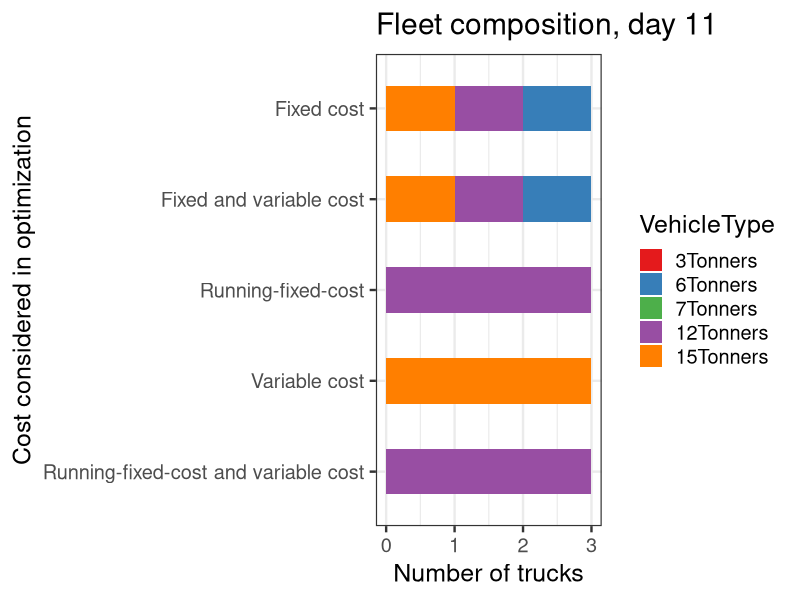
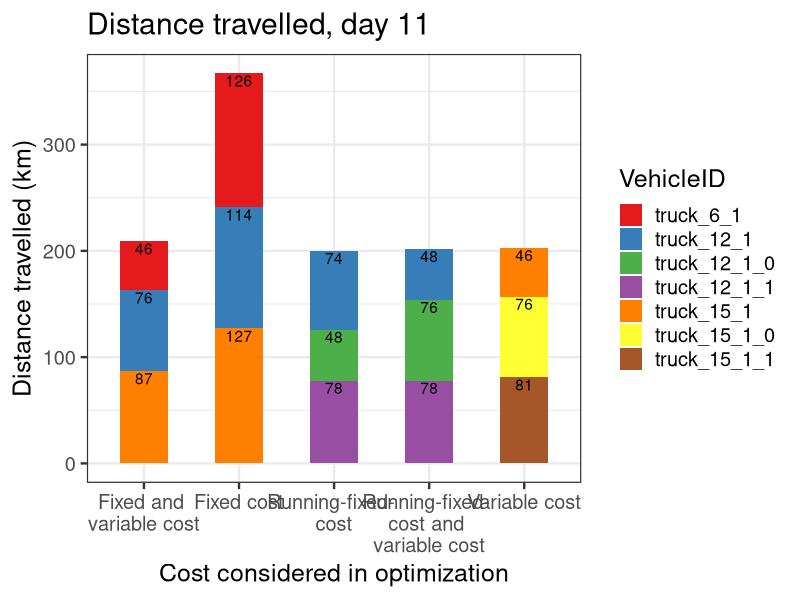
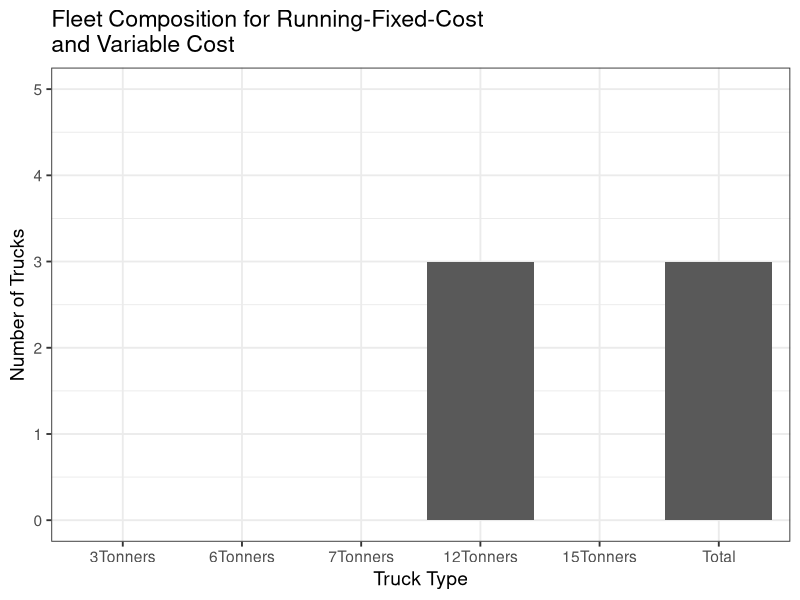
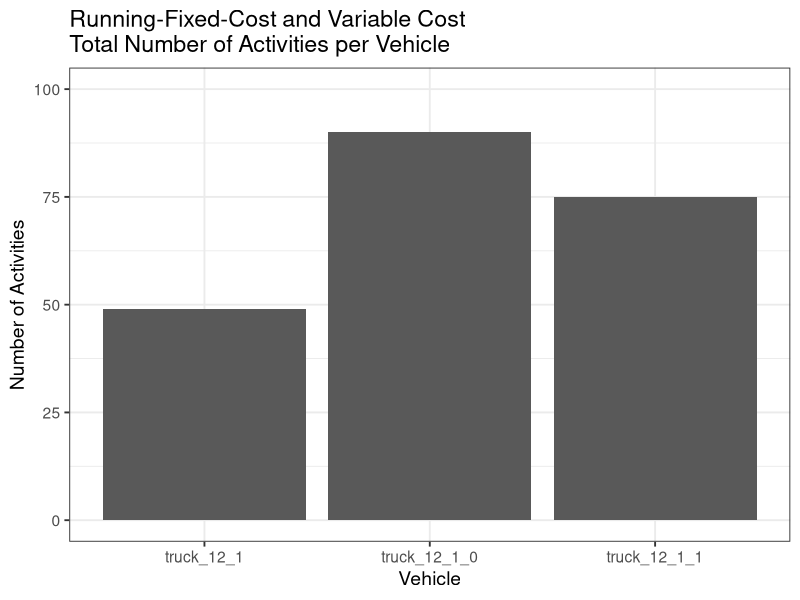
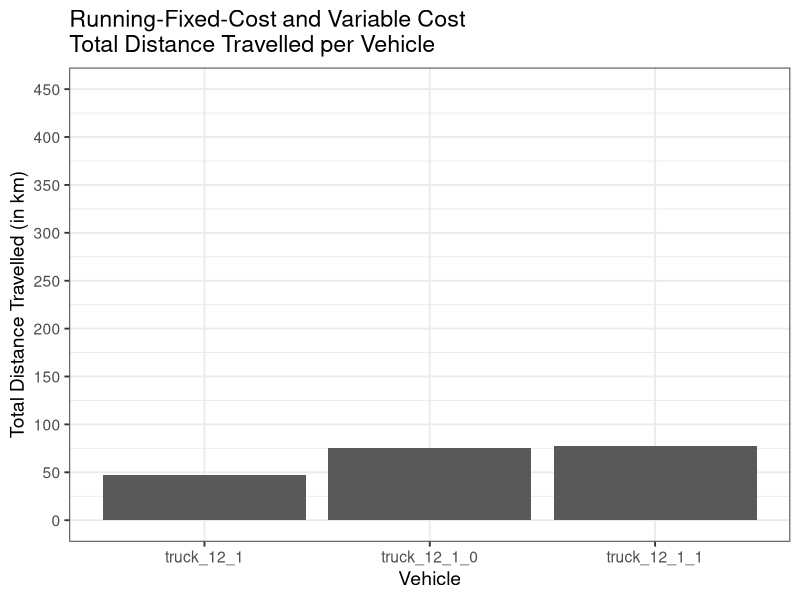
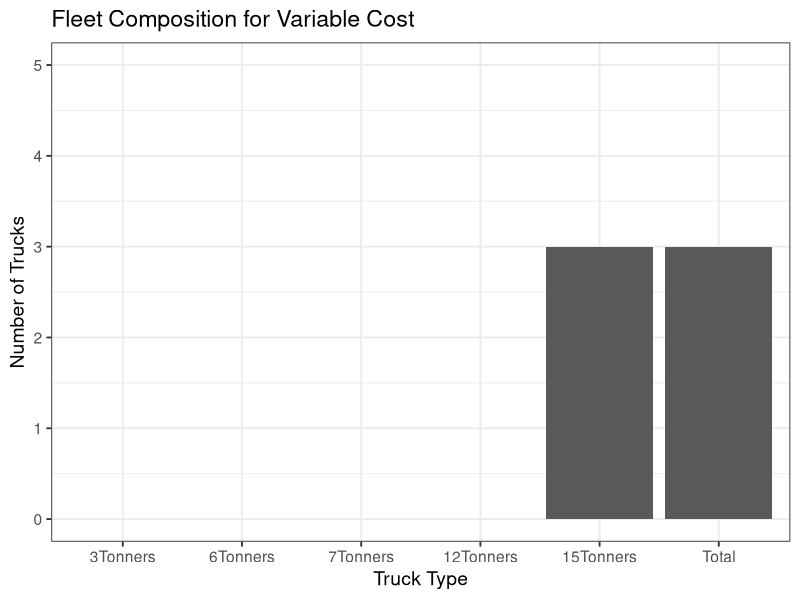
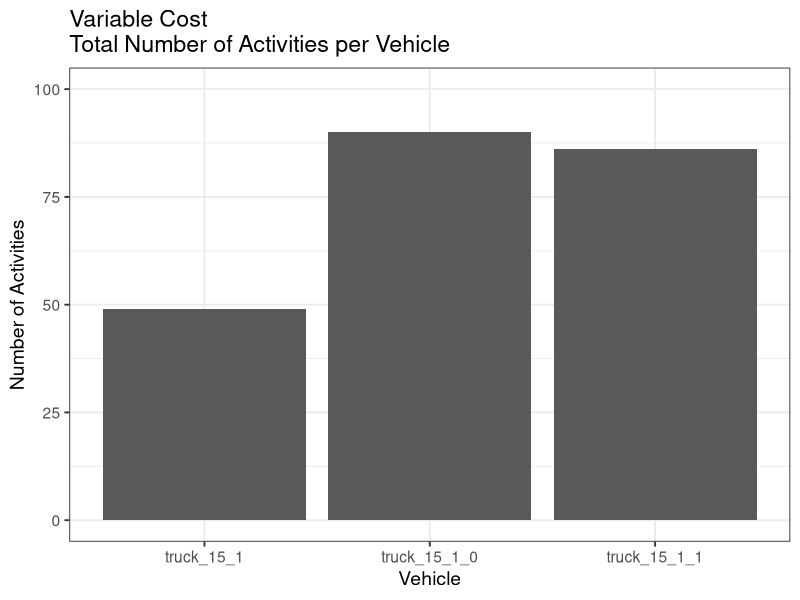
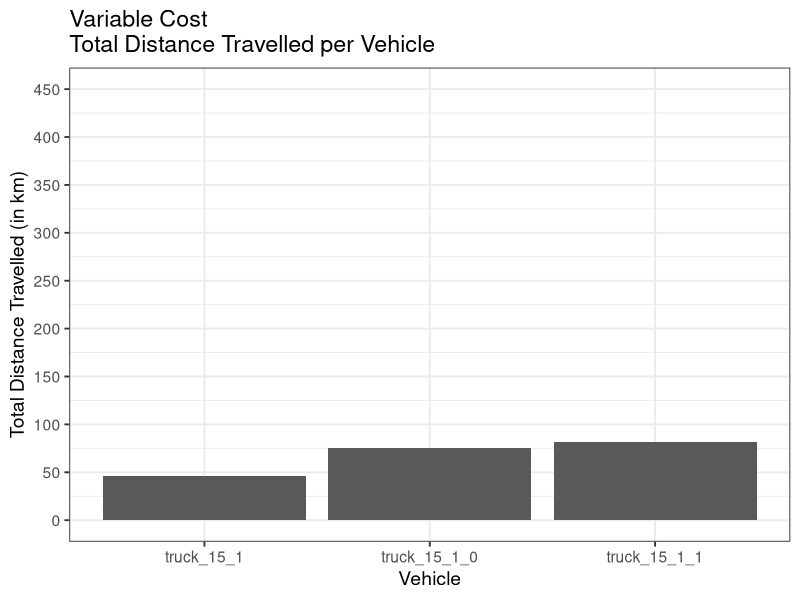

Recreate these plots in R, in order.
##Set working directory to where the output files for MyCarrierPlanInterpreter.java are
setwd("/home/frans/Documents/BPJ420/CarrierPlanInterpreter/Day11")

##Load ggplot2 package for plotting data 
library(ggplot2)

##Load xtable package to generate LaTeX code for tables
library(xtable)

##RUNNING-FIXED COSTS AND VARIABLE COSTS
##Read in the .csv file containing data about the fleet composition for running fixed costs and variable costs
FSMinfoRunFixAndVar <- read.csv("Day11_80_vehicleTypesFixedRunningAndVariablesumValues.csv")

##Make Seperate tables for each type of truck for running fixed costs and variable costs
RunFixAndVarThreeTonners <- FSMinfoRunFixAndVar[grep("truck_3",FSMinfoRunFixAndVar$vehId),]
RunFixAndVarSixTonners <- FSMinfoRunFixAndVar[grep("truck_6",FSMinfoRunFixAndVar$vehId),]
RunFixAndVarSevenTonners <- FSMinfoRunFixAndVar[grep("truck_7",FSMinfoRunFixAndVar$vehId),]
RunFixAndVarTwelveTonners <- FSMinfoRunFixAndVar[grep("truck_12",FSMinfoRunFixAndVar$vehId),]
RunFixAndVarFifteenTonners <- FSMinfoRunFixAndVar[grep("truck_15",FSMinfoRunFixAndVar$vehId),]

##Make a table indicating how many vehicles of each type was specified for running fixed costs and variable costs
CollumnNames <- c("3Tonners", "6Tonners", "7Tonners", "12Tonners", "15Tonners")
TruckTotals <- data.frame(matrix(nrow=0, ncol=5))
TruckTotals <- rbind(c(length(RunFixAndVarThreeTonners$vehId),length(RunFixAndVarSixTonners$vehId),length(RunFixAndVarSevenTonners$vehId),length(RunFixAndVarTwelveTonners$vehId),length(RunFixAndVarFifteenTonners$vehId)))
colnames(TruckTotals) <- CollumnNames
rownames(TruckTotals) <- "RunFixAndVar"

##VARIABLE COSTS ONLY
##Read in the .csv file containing data about the fleet composition for variable costs only
FSMinfoVar <- read.csv("Day11_80_vehicleTypesOnlyVariablesumValues.csv")

##Make Seperate tables for each type of truck for variable costs only
VarThreeTonners <- FSMinfoVar[grep("truck_3",FSMinfoVar$vehId),]
VarSixTonners <- FSMinfoVar[grep("truck_6",FSMinfoVar$vehId),]
VarSevenTonners <- FSMinfoVar[grep("truck_7",FSMinfoVar$vehId),]
VarTwelveTonners <- FSMinfoVar[grep("truck_12",FSMinfoVar$vehId),]
VarFifteenTonners <- FSMinfoVar[grep("truck_15",FSMinfoVar$vehId),]

##Append the data for using variable cost only to the TruckTotals data.frame
TruckTotals <- rbind(TruckTotals,c(length(VarThreeTonners$vehId),length(VarSixTonners$vehId),length(VarSevenTonners$vehId),length(VarTwelveTonners$vehId),length(VarFifteenTonners$vehId)))
rownames(TruckTotals) <- c("RunFixAndVar","VarOnly")


##RUNNING FIXED COSTS ONLY
##Read in the .csv file containing data about the fleet composition for running fixed cost only
FSMinfoRunFix <- read.csv("Day11_80_vehicleTypesOnlyFixedRunningsumValues.csv")

##Make Seperate tables for each type of truck for fixed cost only
RunFixThreeTonners <- FSMinfoRunFix[grep("truck_3",FSMinfoRunFix$vehId),]
RunFixSixTonners <- FSMinfoRunFix[grep("truck_6",FSMinfoRunFix$vehId),]
RunFixSevenTonners <- FSMinfoRunFix[grep("truck_7",FSMinfoRunFix$vehId),]
RunFixTwelveTonners <- FSMinfoRunFix[grep("truck_12",FSMinfoRunFix$vehId),]
RunFixFifteenTonners <- FSMinfoRunFix[grep("truck_15",FSMinfoRunFix$vehId),]

##Append the data for using variable cost only to the TruckTotals data.frame
TruckTotals <- rbind(TruckTotals,c(length(RunFixThreeTonners$vehId),length(RunFixSixTonners$vehId),length(RunFixSevenTonners$vehId),length(RunFixTwelveTonners$vehId),length(RunFixFifteenTonners$vehId)))
rownames(TruckTotals) <- c("RunFixAndVar","VarOnly","RunFixOnly")


##FIXED COSTS AND VARIABLE COSTS
##Read in the .csv file containing data about the fleet composition for fixed cost and variable cost
FSMinfoFixAndVar <- read.csv("Day11_80_vehicleTypesAbsFixAndVarsumValues.csv")

##Make Seperate tables for each type of truck for fixed and variable cost 
FixAndVarThreeTonners <- FSMinfoFixAndVar[grep("truck_3",FSMinfoFixAndVar$vehId),]
FixAndVarSixTonners <- FSMinfoFixAndVar[grep("truck_6",FSMinfoFixAndVar$vehId),]
FixAndVarSevenTonners <- FSMinfoFixAndVar[grep("truck_7",FSMinfoFixAndVar$vehId),]
FixAndVarTwelveTonners <- FSMinfoFixAndVar[grep("truck_12",FSMinfoFixAndVar$vehId),]
FixAndVarFifteenTonners <- FSMinfoFixAndVar[grep("truck_15",FSMinfoFixAndVar$vehId),]

##Append the data for using fixed and variable cost to the TruckTotals data.frame
TruckTotals <- rbind(TruckTotals,c(length(FixAndVarThreeTonners$vehId),length(FixAndVarSixTonners$vehId),length(FixAndVarSevenTonners$vehId),length(FixAndVarTwelveTonners$vehId),length(FixAndVarFifteenTonners$vehId)))
rownames(TruckTotals) <- c("RunFixAndVar","VarOnly","RunFixOnly","FixAndVar")

##FIXED COST ONLY
##Read in the .csv file containing data about the fleet composition for fixed cost only
FSMinfoFix <- read.csv("Day11_80_vehicleTypesOnlyAbsFixsumValues.csv")

##Make Seperate tables for each type of truck for fixed cost only
FixThreeTonners <- FSMinfoFix[grep("truck_3",FSMinfoFixAndVar$vehId),]
FixSixTonners <- FSMinfoFix[grep("truck_6",FSMinfoFixAndVar$vehId),]
FixSevenTonners <- FSMinfoFix[grep("truck_7",FSMinfoFixAndVar$vehId),]
FixTwelveTonners <- FSMinfoFix[grep("truck_12",FSMinfoFixAndVar$vehId),]
FixFifteenTonners <- FSMinfoFix[grep("truck_15",FSMinfoFixAndVar$vehId),]

##Append the data for using fixed cost only to the TruckTotals data.frame
TruckTotals <- rbind(TruckTotals,c(length(FixThreeTonners$vehId),length(FixSixTonners$vehId),length(FixSevenTonners$vehId),length(FixTwelveTonners$vehId),length(FixFifteenTonners$vehId)))
rownames(TruckTotals) <- c("Running-fixed-cost and variable cost","Variable cost","Running-fixed-cost","Fixed and variable cost","Fixed cost")

##Adding a new column which shows total number of vehicles for each cost scenario
TruckTotals <- cbind(TruckTotals, rowSums(TruckTotals))
CollumnNames <- c("3Tonners", "6Tonners", "7Tonners", "12Tonners", "15Tonners", "Total")
colnames(TruckTotals) <- CollumnNames

##Plot fleet composition for running-fixed cost and variable cost with ggplot2 Package
x <- CollumnNames
x <- as.character(x)
x <- factor(x, levels=unique(x))
y <- TruckTotals[1,]
ggplotData <- data.frame(x,y)
g <- ggplot(data = ggplotData, aes(x=x,y=y)) + geom_bar(stat="identity") + xlab("Truck Type") + ylab("Number of Trucks") 
g <- g + theme_bw(base_size = 14) + ggtitle("Fleet Composition for Running-Fixed-Cost \nand Variable Cost") 
g1 <- g + coord_cartesian(ylim=c(0, 5)) + scale_y_continuous(breaks=seq(0, 5, 1))
setwd("/home/frans/Documents/BPJ420/Rplots/Day11")
pdf("RunFixAndVar.pdf")
print(g1)
dev.off()

#Plot specific vehicles against the number of activities performed by each vehicle for running-fixed cost and variable cost
x <- FSMinfoRunFixAndVar$vehId
y <- FSMinfoRunFixAndVar$numOfAct
ActivityData <- data.frame(x,y)
g <- ggplot(data = ActivityData, aes(x=x, y=y)) + geom_bar(stat="identity") +xlab("Vehicle") +ylab("Number of Activities")
gA1 <- g + ggtitle("Running-Fixed-Cost and Variable Cost \nTotal Number of Activities per Vehicle") + theme_bw(base_size = 14) 
gA1 <- gA1 + coord_cartesian(ylim=c(0, 100)) + scale_y_continuous(breaks=seq(0, 100, 25))
pdf("VehicleActivitiesRunFixAndVar.pdf")
print(gA1)
dev.off()


#Plot specific vehicles against the distance travelled for each vehicle for running-fixed and variable cost
x <- FSMinfoRunFixAndVar$vehId
y <- FSMinfoRunFixAndVar$totDist
y <- y/1000 ##Convert y from meters to kilometers
DistanceData <- data.frame(x,y)
g <- ggplot(data = DistanceData, aes(x=x, y=y)) + geom_bar(stat="identity") +xlab("Vehicle") +ylab("Total Distance Travelled (in km)")
gD1 <- g + ggtitle("Running-Fixed-Cost and Variable Cost \nTotal Distance Travelled per Vehicle") + theme_bw(base_size = 14)
gD1 <- gD1 + coord_cartesian(ylim=c(0, 450)) + scale_y_continuous(breaks=seq(0, 450, 50))
pdf("VehicleDistanceRunFixAndVar.pdf")
print(gD1)
dev.off()

##Plot fleet composition for variable cost with ggplot2 Package
x <- CollumnNames
x <- as.character(x)
x <- factor(x, levels=unique(x))
y <- TruckTotals[2,]
ggplotData <- data.frame(x,y)
g <- ggplot(data = ggplotData, aes(x=x,y=y)) + geom_bar(stat="identity") + xlab("Truck Type") + ylab("Number of Trucks") 
g <- g + theme_bw(base_size = 14) + ggtitle("Fleet Composition for Variable Cost") 
g2 <- g + coord_cartesian(ylim=c(0, 5)) + scale_y_continuous(breaks=seq(0, 5, 1))
pdf("Var.pdf")
print(g2)
dev.off()

#Plot specific vehicles against the number of activities performed by each vehicle for variable cost
x <- FSMinfoVar$vehId
y <- FSMinfoVar$numOfAct
ActivityData <- data.frame(x,y)
g <- ggplot(data = ActivityData, aes(x=x, y=y)) + geom_bar(stat="identity") +xlab("Vehicle") +ylab("Number of Activities")
gA2 <- g + ggtitle("Variable Cost \nTotal Number of Activities per Vehicle") + theme_bw(base_size = 14)
gA2 <- gA2 + coord_cartesian(ylim=c(0, 100)) + scale_y_continuous(breaks=seq(0, 100, 25))
pdf("VehicleActivitiesVar.pdf")
print(gA2)
dev.off()


#Plot specific vehicles against the distance travelled for each vehicle for variable cost
x <- FSMinfoVar$vehId
y <- FSMinfoVar$totDist
y <- y/1000 ##Convert y from meters to kilometers
DistanceData <- data.frame(x,y)
g <- ggplot(data = DistanceData, aes(x=x, y=y)) + geom_bar(stat="identity") +xlab("Vehicle") +ylab("Total Distance Travelled (in km)")
gD2 <- g + ggtitle("Variable Cost \nTotal Distance Travelled per Vehicle") + theme_bw(base_size = 14)
gD2 <- gD2 + coord_cartesian(ylim=c(0, 450)) + scale_y_continuous(breaks=seq(0, 450, 50))
pdf("VehicleDistanceVar.pdf")
print(gD2)
dev.off()

##Plot fleet composition for running-fixed cost with ggplot2 Package
x <- CollumnNames
x <- as.character(x)
x <- factor(x, levels=unique(x))
y <- TruckTotals[3,]
ggplotData <- data.frame(x,y)
g <- ggplot(data = ggplotData, aes(x=x,y=y)) + geom_bar(stat="identity") + xlab("Truck Type") + ylab("Number of Trucks") 
g <- g + theme_bw(base_size = 14) + ggtitle("Fleet Composition for Running-Fixed-Cost") 
g3 <- g + coord_cartesian(ylim=c(0, 5)) + scale_y_continuous(breaks=seq(0, 5, 1))
pdf("RunFix.pdf")
print(g3)
dev.off()

#Plot specific vehicles against the number of activities performed by each vehicle for running-fixed cost
x <- FSMinfoRunFix$vehId
y <- FSMinfoRunFix$numOfAct
ActivityData <- data.frame(x,y)
g <- ggplot(data = ActivityData, aes(x=x, y=y)) + geom_bar(stat="identity") +xlab("Vehicle") +ylab("Number of Activities")
gA3 <- g + ggtitle("Running-Fixed-Cost \nTotal Number of Activities per Vehicle") + theme_bw(base_size = 14)
gA3 <- gA3 + coord_cartesian(ylim=c(0, 100)) + scale_y_continuous(breaks=seq(0, 100, 25))
pdf("VehicleActivitiesRunFix.pdf")
print(gA3)
dev.off()


#Plot specific vehicles against the distance travelled for each vehicle for running-fixed cost
x <- FSMinfoRunFix$vehId
y <- FSMinfoRunFix$totDist
y <- y/1000 ##Convert y from meters to kilometers
DistanceData <- data.frame(x,y)
g <- ggplot(data = DistanceData, aes(x=x, y=y)) + geom_bar(stat="identity") +xlab("Vehicle") +ylab("Total Distance Travelled (in km)")
gD3 <- g + ggtitle("Running-Fixed-Cost \nTotal Distance Travelled per Vehicle") + theme_bw(base_size = 14)
gD3 <- gD3 + coord_cartesian(ylim=c(0, 450)) + scale_y_continuous(breaks=seq(0, 450, 50))
pdf("VehicleDistanceRunFix.pdf")
print(gD3)
dev.off()

##Plot fleet composition for fixed and variable cost with ggplot2 Package
x <- CollumnNames
x <- as.character(x)
x <- factor(x, levels=unique(x))
y <- TruckTotals[4,]
ggplotData <- data.frame(x,y)
g <- ggplot(data = ggplotData, aes(x=x,y=y)) + geom_bar(stat="identity") + xlab("Truck Type") + ylab("Number of Trucks") 
g <- g + theme_bw(base_size = 14) + ggtitle("Fleet Composition for Fixed and Variable Cost") 
g4 <- g + coord_cartesian(ylim=c(0, 5)) + scale_y_continuous(breaks=seq(0, 5, 1))
pdf("FixVar.pdf")
print(g4)
dev.off()

#Plot specific vehicles against the number of activities performed by each vehicle for fixed and variable cost
x <- FSMinfoFixAndVar$vehId
y <- FSMinfoFixAndVar$numOfAct
ActivityData <- data.frame(x,y)
g <- ggplot(data = ActivityData, aes(x=x, y=y)) + geom_bar(stat="identity") +xlab("Vehicle") +ylab("Number of Activities")
gA4 <- g + ggtitle("Fixed and Variable Cost \nTotal Number of Activities per Vehicle") + theme_bw(base_size = 14)
gA4 <- gA4 + coord_cartesian(ylim=c(0, 100)) + scale_y_continuous(breaks=seq(0, 100, 25))
pdf("VehicleActivitiesFixAndVar.pdf")
print(gA4)
dev.off()


#Plot specific vehicles against the distance travelled for each vehicle for fixed and variable cost
x <- FSMinfoFixAndVar$vehId
y <- FSMinfoFixAndVar$totDist
y <- y/1000 ##Convert y from meters to kilometers
DistanceData <- data.frame(x,y)
g <- ggplot(data = DistanceData, aes(x=x, y=y)) + geom_bar(stat="identity") +xlab("Vehicle") +ylab("Total Distance Travelled (in km)")
gD4 <- g + ggtitle("Fixed and Variable Cost \nTotal Distance Travelled per Vehicle") + theme_bw(base_size = 14)
gD4 <- gD4 + coord_cartesian(ylim=c(0, 450)) + scale_y_continuous(breaks=seq(0, 450, 50))
pdf("VehicleDistanceFixAndVar.pdf")
print(gD4)
dev.off()

##Plot fleet composition for fixed cost with ggplot2 package
x <- CollumnNames
x <- as.character(x)
x <- factor(x, levels=unique(x))
y <- TruckTotals[5,]
ggplotData <- data.frame(x,y)
g <- ggplot(data = ggplotData, aes(x=x,y=y)) + geom_bar(stat="identity") + xlab("Truck Type") + ylab("Number of Trucks") 
g <- g + theme_bw(base_size = 14) + ggtitle("Fleet Composition for Fixed Cost") 
g5 <- g + coord_cartesian(ylim=c(0, 5)) + scale_y_continuous(breaks=seq(0, 5, 1))
pdf("Fix.pdf")
print(g5)
dev.off()

#Plot specific vehicles against the number of activities performed by each vehicle for fixed cost
x <- FSMinfoFix$vehId
y <- FSMinfoFix$numOfAct
ActivityData <- data.frame(x,y)
g <- ggplot(data = ActivityData, aes(x=x, y=y)) + geom_bar(stat="identity") +xlab("Vehicle") +ylab("Number of Activities")
gA5 <- g + ggtitle("Fixed Cost \nTotal Number of Activities per Vehicle") + theme_bw(base_size = 14)
gA5 <- gA5 + coord_cartesian(ylim=c(0, 100)) + scale_y_continuous(breaks=seq(0, 100, 25))
pdf("VehicleActivitiesFix.pdf")
print(gA5)
dev.off()


#Plot specific vehicles against the distance travelled for each vehicle for fixed cost
x <- FSMinfoFix$vehId
y <- FSMinfoFix$totDist
y <- y/1000 ##Convert y from meters to kilometers
DistanceData <- data.frame(x,y)
g <- ggplot(data = DistanceData, aes(x=x, y=y)) + geom_bar(stat="identity") +xlab("Vehicle") +ylab("Total Distance Travelled (in km)")
gD5 <- g + ggtitle("Fixed Cost \nTotal Distance Travelled per Vehicle") + theme_bw(base_size = 14)
gD5 <- gD5 + coord_cartesian(ylim=c(0, 450)) + scale_y_continuous(breaks=seq(0, 450, 50))
pdf("VehicleDistanceFix.pdf")
print(gD5)
dev.off()

##Plot total fleet size for each cost parameter with ggplot2 package
x <- rownames(TruckTotals)
y <- TruckTotals[,6]
ggplotData <- data.frame(x,y)
g <- ggplot(data = ggplotData, aes(x=x,y=y)) + geom_bar(stat="identity") + xlab("Cost Parameters Used As Input") + ylab("Total Number of Trucks") 
g <- g + theme_bw(base_size = 14) + ggtitle("Total Fleet Size") 
g6 <- g + coord_cartesian(ylim=c(0, 5)) + scale_y_continuous(breaks=seq(0, 5, 1))
pdf("FCTotals.pdf", width = 15)
print(g6)
dev.off()

##Define multiplot Function

multiplot <- function(..., plotlist=NULL, file, cols=1, layout=NULL) {
        require(grid)
        
        # Make a list from the ... arguments and plotlist
        plots <- c(list(...), plotlist)
        
        numPlots = length(plots)
        
        # If layout is NULL, then use 'cols' to determine layout
        if (is.null(layout)) {
                # Make the panel
                # ncol: Number of columns of plots
                # nrow: Number of rows needed, calculated from # of cols
                layout <- matrix(seq(1, cols * ceiling(numPlots/cols)),
                                 ncol = cols, nrow = ceiling(numPlots/cols))
        }
        
        if (numPlots==1) {
                print(plots[[1]])
                
        } else {
                # Set up the page
                grid.newpage()
                pushViewport(viewport(layout = grid.layout(nrow(layout), ncol(layout))))
                
                # Make each plot, in the correct location
                for (i in 1:numPlots) {
                        # Get the i,j matrix positions of the regions that contain this subplot
                        matchidx <- as.data.frame(which(layout == i, arr.ind = TRUE))
                        
                        print(plots[[i]], vp = viewport(layout.pos.row = matchidx$row,
                                                        layout.pos.col = matchidx$col))
                }
        }
}

##Plot fleet compositions for different cost input parameters
pdf("allplots.pdf", width = 12, height = 12)
multiplot(g1,g2,g3,g4,g5, cols=2)
dev.off()

##Plot activities per vehicle for different cost parameters
pdf("allActivities.pdf", width = 12, height = 12)
multiplot(gA1,gA2,gA3,gA4,gA5, cols=2)
dev.off()

##Plot distance travelled per vehicle for different cost parameters
pdf("allDistances.pdf", width = 12, height = 12)
multiplot(gD1,gD2,gD3,gD4,gD5, cols=2)
dev.off()

##Plot total cost for each model run
x <- c("Fixed cost", "Fixed and variable cost", "Running-fixed-cost", "Running-fixed-cost and variable cost", "Variable cost")
y <- c(FSMinfoFix$score[1]/100, FSMinfoFixAndVar$score[1]/100, FSMinfoRunFix$score[1]/100, FSMinfoRunFixAndVar$score[1]/100, FSMinfoVar$score[1]/100)*-1
TotCostData <- data.frame(x,y)
g <- ggplot(data = TotCostData, aes(x=x, y=y)) + geom_bar(stat="identity", fill="slateblue", width=0.5) +xlab("Cost considered in optimization") +ylab("Cost (in R)")
g <- g + theme_bw(base_size = 18) + ggtitle("Total cost, day 11") 
pdf("TotalCosts.pdf", width = 15)
print(g)
dev.off()

##Plot total distance travelled for each set of cost parameters
x <- c("Fixed Cost", "Fixed and Variable Cost", "Running-Fixed-Cost", "Running-Fixed-Cost and Variable Cost", "Variable Cost")
y <- c(sum(FSMinfoFix$totDist)/1000, sum(FSMinfoFixAndVar$totDist)/1000, sum(FSMinfoRunFix$totDist)/1000, sum(FSMinfoRunFixAndVar$totDist)/1000, sum(FSMinfoVar$totDist)/1000)
TotDistData <- data.frame(x,y)
g <- ggplot(data = TotDistData, aes(x=x, y=y)) + geom_bar(stat="identity") +xlab("Cost Parameters") + ylab("Total Distance (in km)")
g <- g + theme_bw(base_size = 14) + ggtitle("Total Distance") 
pdf("TotalDistance.pdf", width = 13)
print(g)
dev.off()
##Generate LaTeX code for Fleet Composition and Total Costs 

xtable(TruckTotals)
xtable(TotCostData)

##Convert info generated from CarrierPlanInterpreter into convenient units to export to tables
FSMinfoFix$totDist <- FSMinfoFix$totDist/1000 #Convert from m to km
FSMinfoFix$totTravelTime <- FSMinfoFix$totTravelTime/(60^2) #Convert from seconds to hours
FSMinfoFix <- FSMinfoFix[,-2] #Remove the score column from the data.frame
FSMinfoFix <- FSMinfoFix[,-5] #Remove the totActTime column from the data.frame
colnames(FSMinfoFix) <- c("Vehicle", "Number of Activities", "Total Distance (in km)", "Total Travel Time (in hours)")
##Repeat for fixed and variable cost
FSMinfoFixAndVar$totDist <- FSMinfoFixAndVar$totDist/1000 #Convert from m to km
FSMinfoFixAndVar$totTravelTime <- FSMinfoFixAndVar$totTravelTime/(60^2) #Convert from seconds to hours
FSMinfoFixAndVar <- FSMinfoFixAndVar[,-2] #Remove the score column from the data.frame
FSMinfoFixAndVar <- FSMinfoFixAndVar[,-5] #Remove the totActTime column from the data.frame
colnames(FSMinfoFixAndVar) <- c("Vehicle", "Number of Activities", "Total Distance (in km)", "Total Travel Time (in hours)")
##Repeat for running-fixed-cost
FSMinfoRunFix$totDist <- FSMinfoRunFix$totDist/1000 #Convert from m to km
FSMinfoRunFix$totTravelTime <- FSMinfoRunFix$totTravelTime/(60^2) #Convert from seconds to hours
FSMinfoRunFix <- FSMinfoRunFix[,-2] #Remove the score column from the data.frame
FSMinfoRunFix <- FSMinfoRunFix[,-5] #Remove the totActTime column from the data.frame
colnames(FSMinfoRunFix) <- c("Vehicle", "Number of Activities", "Total Distance (in km)", "Total Travel Time (in hours)")
##Repeat for running-fixed-cost and variable cost
FSMinfoRunFixAndVar$totDist <- FSMinfoRunFixAndVar$totDist/1000 #Convert from m to km
FSMinfoRunFixAndVar$totTravelTime <- FSMinfoRunFixAndVar$totTravelTime/(60^2) #Convert from seconds to hours
FSMinfoRunFixAndVar <- FSMinfoRunFixAndVar[,-2] #Remove the score column from the data.frame
FSMinfoRunFixAndVar <- FSMinfoRunFixAndVar[,-5] #Remove the totActTime column from the data.frame
colnames(FSMinfoRunFixAndVar) <- c("Vehicle", "Number of Activities", "Total Distance (in km)", "Total Travel Time (in hours)")
##Repeat for variable cost
FSMinfoVar$totDist <- FSMinfoVar$totDist/1000 #Convert from m to km
FSMinfoVar$totTravelTime <- FSMinfoVar$totTravelTime/(60^2) #Convert from seconds to hours
FSMinfoVar <- FSMinfoVar[,-2] #Remove the score column from the data.frame
FSMinfoVar <- FSMinfoVar[,-5] #Remove the totActTime column from the data.frame
colnames(FSMinfoVar) <- c("Vehicle", "Number of Activities", "Total Distance (in km)", "Total Travel Time (in hours)")

##Export tables indicating number of activities, total distance traveled and total travel time per vehicle
xtable(FSMinfoFix)
xtable(FSMinfoFixAndVar)
xtable(FSMinfoRunFix)
xtable(FSMinfoRunFixAndVar)
xtable(FSMinfoVar)

##Make a new data.frame to get the TruckTotals information plotted in a stacked bar chart
TruckTotals <- TruckTotals[,-6] #Remove the "Totals" column
library(reshape2)
m.TruckTotals <- melt(TruckTotals)
colnames(m.TruckTotals) <- c("CostParameters","VehicleType","NumOfVehicles")
StackPlot <- ggplot(data=m.TruckTotals, aes(x=CostParameters,y=NumOfVehicles,fill=VehicleType)) + geom_bar(stat='identity', width=.5)
StackPlot <- StackPlot + coord_flip() + xlab("Cost considered in optimization") + ylab("Number of trucks") + scale_fill_brewer(palette = "Set1")
StackPlot <- StackPlot + theme_bw(base_size = 18) + ggtitle("Fleet composition, day 11")
StackPlot
pdf("Day11FC.pdf", width = 10)
print(StackPlot)
dev.off()

##Make a new data.fram to make stacked bar charts for run info
FSMinfoFix["Cost"] <- "Fixed cost"
FSMinfoFixAndVar["Cost"] <- "Fixed and variable cost"
FSMinfoRunFix["Cost"] <- "Running-fixed-cost"
FSMinfoRunFixAndVar["Cost"] <- "Running-fixed-cost and variable cost"
FSMinfoVar["Cost"] <- "Variable cost"
FSMinfo <- data.frame()
FSMinfo <- rbind(FSMinfoFix,FSMinfoFixAndVar,FSMinfoRunFix,FSMinfoRunFixAndVar,FSMinfoVar)
colnames(FSMinfo) <- c("VehicleID", "NumOfActivities","TotalDistKM", "TotalTravelTimeHours","Cost")
FSMinfo$VehicleID <- factor(x = FSMinfo$VehicleID, c("truck_3_1","truck_3_1_0", "truck_3_1_1", "truck_6_1", "truck_6_1_0",  "truck_12_1", "truck_12_1_0", "truck_12_1_1","truck_15_1", "truck_15_1_0", "truck_15_1_1"))
FSMinfo$TotalDistKM <- round(FSMinfo$TotalDistKM,0)
DistanceStackPlot <- ggplot(data=FSMinfo, aes(x=Cost,y=TotalDistKM,fill=VehicleID)) + geom_bar(stat='identity', width=.5)
DistanceStackPlot <- DistanceStackPlot + scale_fill_brewer(palette = "Set1") + xlab("Cost considered in optimization") + ylab("Distance travelled (km)")
DistanceStackPlot <- DistanceStackPlot + theme_bw(base_size = 18) + ggtitle("Distance travelled, day 11") + geom_text(aes(label =TotalDistKM), position = "stack", hjust = 0.5, vjust = 1.1)
DistanceStackPlot <- DistanceStackPlot + scale_x_discrete(labels = c("Fixed and variable cost" = "Fixed and \nvariable cost", "Running-fixed-cost and variable cost" = "Running-fixed- \ncost and \nvariable cost", "Running-fixed-cost" = "Running-fixed- \ncost"))
DistanceStackPlot
pdf("DistanceDay11.pdf", width = 11)
print(DistanceStackPlot)
dev.off()